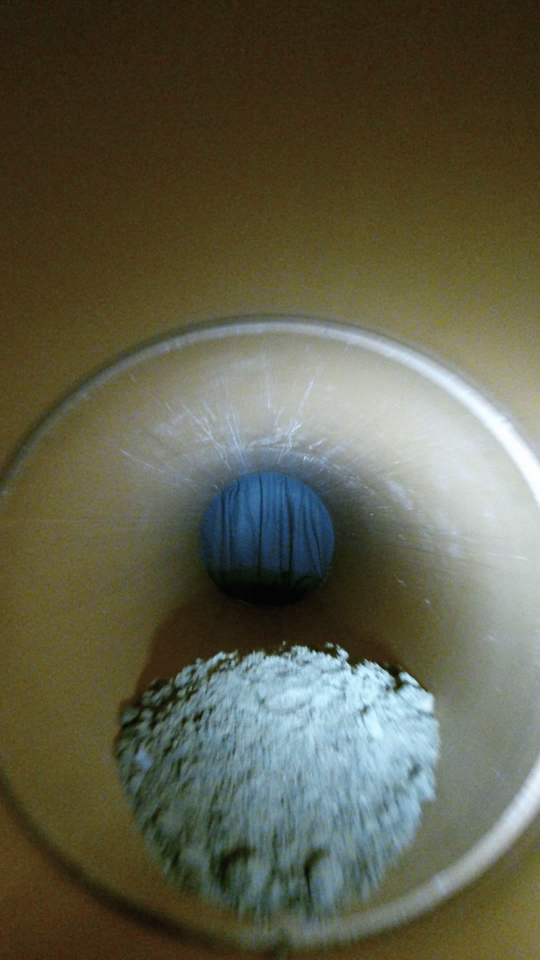
#> input picture Training/Sandtraindata/120/bgr/002_bgr_AF_1.png, 1080 x 1920 px, given in place of , which was not available (shown at 1/2 size)
$ python video_test.py
#> lines starting #> are read from the running program, lines starting #| are printed output that depends on the picture; after the words box and inside, x2 and y2 are one past the last pixel; in counts of white or black regions, pixels touching at a corner belong together; pictures that were not available may be replaced by others from this repository, and a replacement may not be noted
import cv2 as cv
from pathlib import Path
from collections import deque
import numpy as np

def close_image(inputimage, e_kernel, d_kernel):
    e_out = cv.erode(inputimage, e_kernel)
    d_out = cv.dilate(e_out, d_kernel)
    return d_out


def open_image(inputimage, e_kernel, d_kernel):
    d_out = cv.dilate(inputimage, d_kernel)
    e_out = cv.erode(d_out, e_kernel)
    return e_out


vid = cv.VideoCapture(Path.cwd().parent.as_posix()+'/materials/')

while (vid.isOpened()):
    # read frame
    ret, frame = vid.read()
#> frame is the input picture: shape (1920, 1080, 3); mean B, G, R 74.6, 93.7, 94.5
    if not ret:
        break
    gray = cv.cvtColor(frame, cv.COLOR_BGR2GRAY)
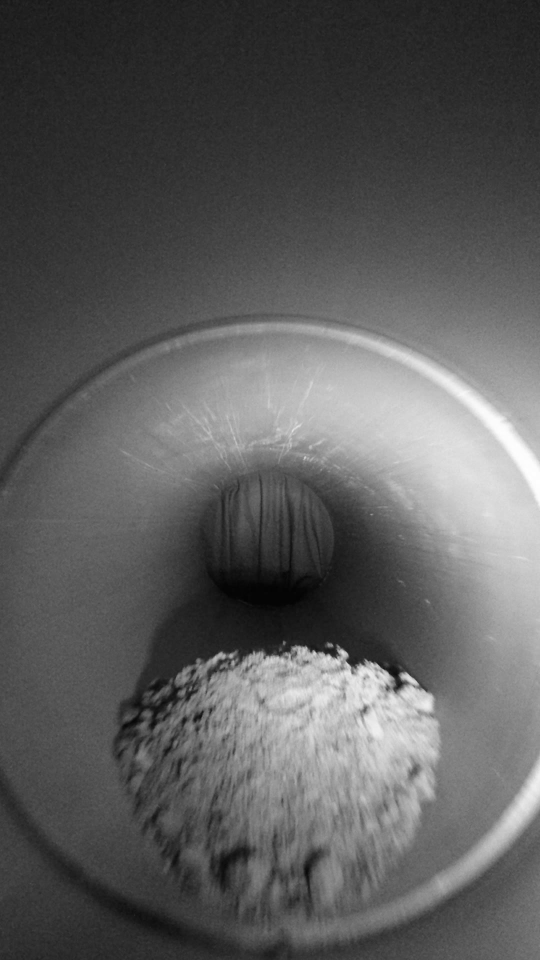
#> gray: shape (1920, 1080) (shown at 1/2 size); min 1, max 254, mean 91.7
    # subtract with reference frame
    hsvImage = cv.cvtColor(frame, cv.COLOR_BGR2HSV)
#> hsvImage: shape (1920, 1080, 3); mean H, S, V 42.1, 108.8, 102.3
    blurImage = cv.medianBlur(hsvImage, 3)
#> blurImage: shape (1920, 1080, 3); mean H, S, V 42.1, 108.7, 102.3

    upperLimit2 = np.array([60, 222, 255])
    lowerLimit2 = np.array([5, 70, 50])

    nonMask = cv.inRange(blurImage, lowerLimit2, upperLimit2)
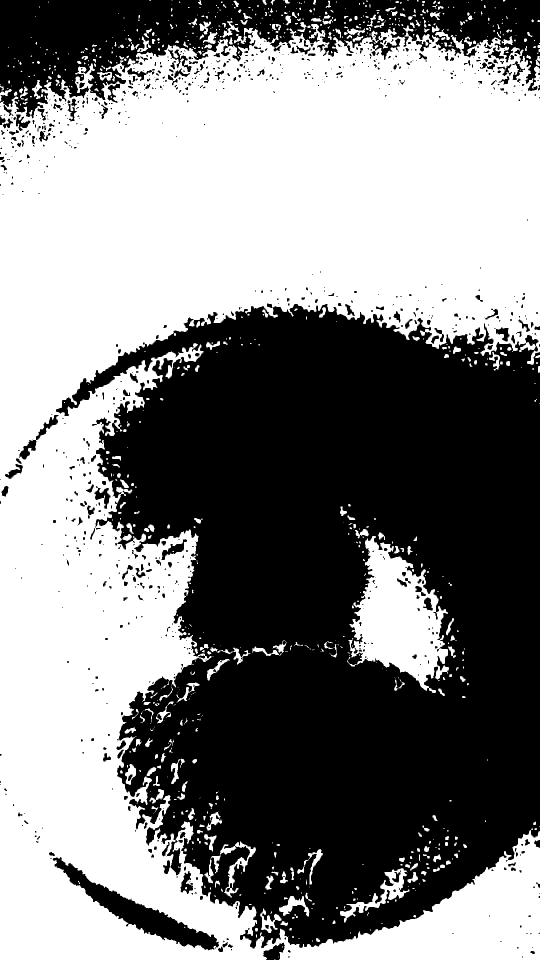
#> nonMask: shape (1920, 1080) (shown at 1/2 size); 51.6% white; 866 black regions (588 under 20 px), largest, box (x1, y1, x2, y2) and area: (112, 607, 1080, 1897) 851157, (0, 0, 1080, 237) 113407, (105, 1714, 438, 1901) 12544

    # Find stick
    upperLimit2 = np.array([180, 73, 255])
    lowerLimit2 = np.array([0, 0, 136])

    stickMask = cv.inRange(blurImage, lowerLimit2, upperLimit2)
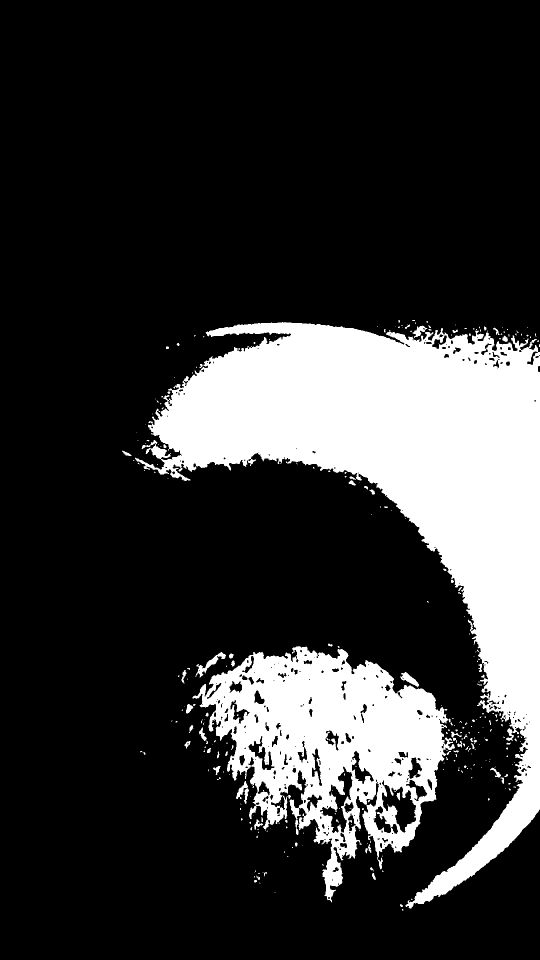
#> stickMask: shape (1920, 1080) (shown at 1/2 size); 20.6% white; 303 white regions (232 under 20 px), largest, box (x1, y1, x2, y2) and area: (270, 644, 1080, 1817) 302625, (385, 1292, 910, 1805) 118453, (391, 1304, 452, 1355) 709

    imageBin = stickMask + nonMask
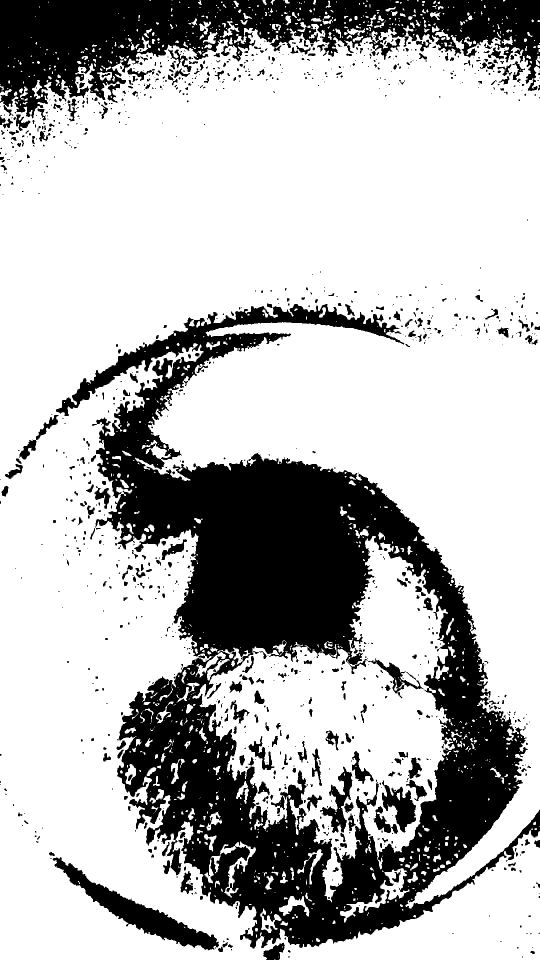
#> imageBin: shape (1920, 1080) (shown at 1/2 size); min 0, max 255, mean 184

    strucElem = cv.getStructuringElement(cv.MORPH_ELLIPSE, (25, 25))

    openImage = open_image(imageBin, strucElem, strucElem)
#> in open_image, `d_out = cv.dilate(inputimage, d_kernel)`: d_out: shape (1920, 1080); 91.8% white; 86 black regions (23 under 20 px), largest, box (x1, y1, x2, y2) and area: (251, 924, 764, 1289) 108971, (0, 0, 332, 166) 21679, (854, 1532, 1014, 1682) 10014
#> in open_image, `e_out = cv.erode(d_out, e_kernel)`: e_out: shape (1920, 1080); 84.5% white; 31 black regions, largest, box (x1, y1, x2, y2) and area: (239, 912, 947, 1301) 148706, (0, 0, 397, 178) 38954, (340, 1471, 628, 1746) 25678
    closedImage = close_image(openImage, strucElem, strucElem)
#> in close_image, `e_out = cv.erode(inputimage, e_kernel)`:
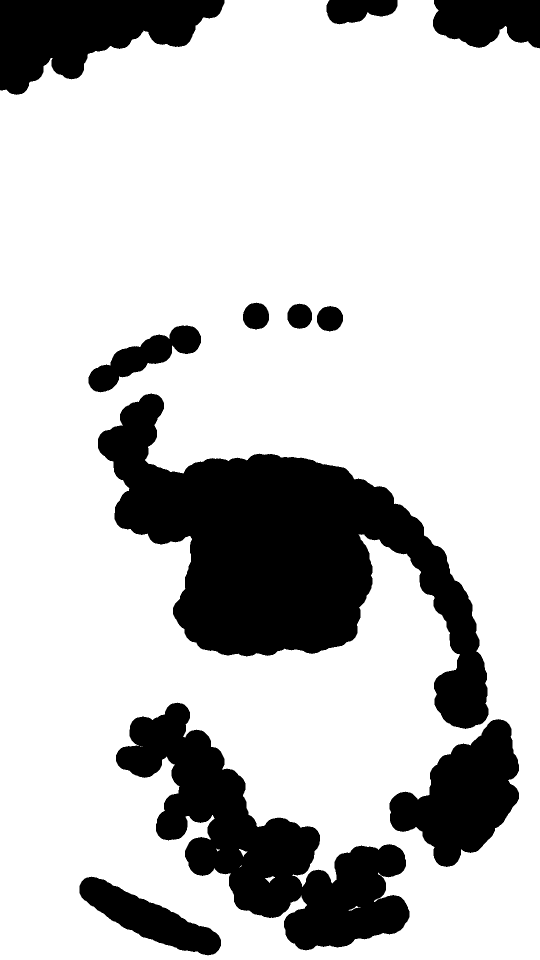
#> e_out: shape (1920, 1080) (shown at 1/2 size); 77.8% white; 11 black regions, largest, box (x1, y1, x2, y2) and area: (196, 787, 977, 1458) 204376, (232, 1405, 819, 1901) 106291, (0, 0, 449, 190) 49123
#> in close_image, `d_out = cv.dilate(e_out, d_kernel)`:
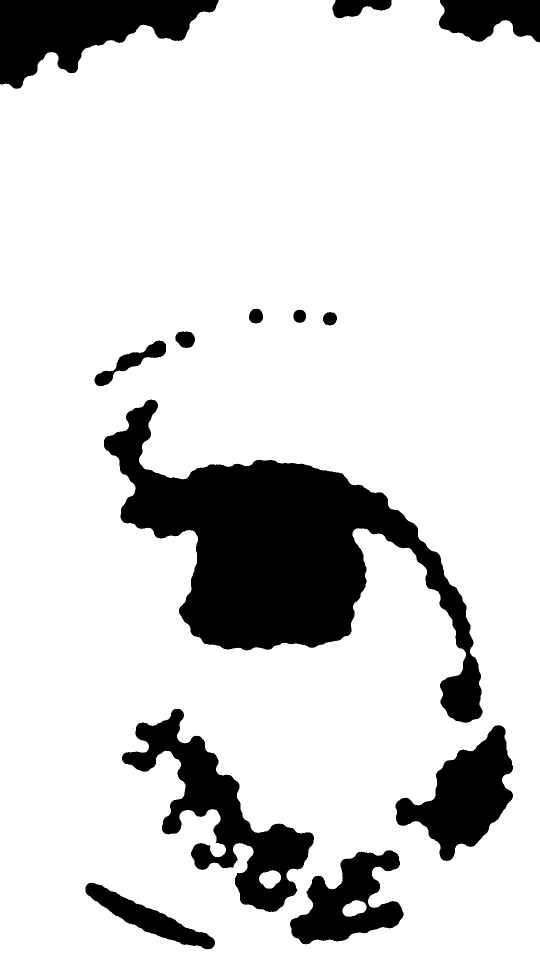
#> d_out: shape (1920, 1080) (shown at 1/2 size); 83.7% white; 13 black regions, largest, box (x1, y1, x2, y2) and area: (208, 799, 965, 1446) 165792, (244, 1417, 628, 1824) 45378, (0, 0, 437, 178) 41445
    threshImage = np.zeros(closedImage.shape, dtype=np.uint8)
    threshImage = cv.bitwise_not(closedImage)
#> threshImage: shape (1920, 1080); 16.3% white; 13 white regions

    image_copy = frame.copy()

    # detect the contours on the binary image using cv2.CHAIN_APPROX_NONE
    contours, hierarchy = cv.findContours(image=threshImage, mode=cv.RETR_TREE, method=cv.CHAIN_APPROX_NONE)
#> contours = 15 contours; largest, box (x1, y1, x2, y2) and area: (208, 799, 965, 1446) 164352, (244, 1417, 628, 1824) 45610, (0, 0, 437, 178) 40860, (791, 1450, 1026, 1722) 30220, (580, 1700, 807, 1889) 23090
    for cnt in contours:
        area = cv.contourArea(cnt)
        if area >= 15000:
            epsilon = 0.01 * cv.arcLength(cnt, True)
            approx = cv.approxPolyDP(cnt, epsilon, True)
            cv.drawContours(image_copy, [approx], 0, (0), 3)
            # Position for writing text
            x, y = approx[0][0]

            if len(approx) == 3:
                b=b
            elif len(approx) == 4:
                b = b
            elif len(approx) == 5:
                b=b
            elif 6 < len(approx) < 15:
                cv.putText(image_copy, "Ellipse", (x, y), cv.FONT_HERSHEY_COMPLEX, 1, 0, 2)
            else:
                cv.putText(image_copy, "Circle", (x, y), cv.FONT_HERSHEY_COMPLEX, 1, 0, 2)
#> this loop made 15 passes
#> (area, epsilon, x, y) on passes 2, 4, 5, 7, 15: (23090, 9.74, 795, 1709), (30219.5, 9.37, 1001, 1451), (45610.5, 21.93, 277, 1447), (164351.5, 33.5, 210, 876), (40859.5, 12.7, 0, 167)
#> area on passes 1, 3, 6, 8, 9, 10: 9885.5, 1190, 1223.5, 3344.5, 958.5, 550
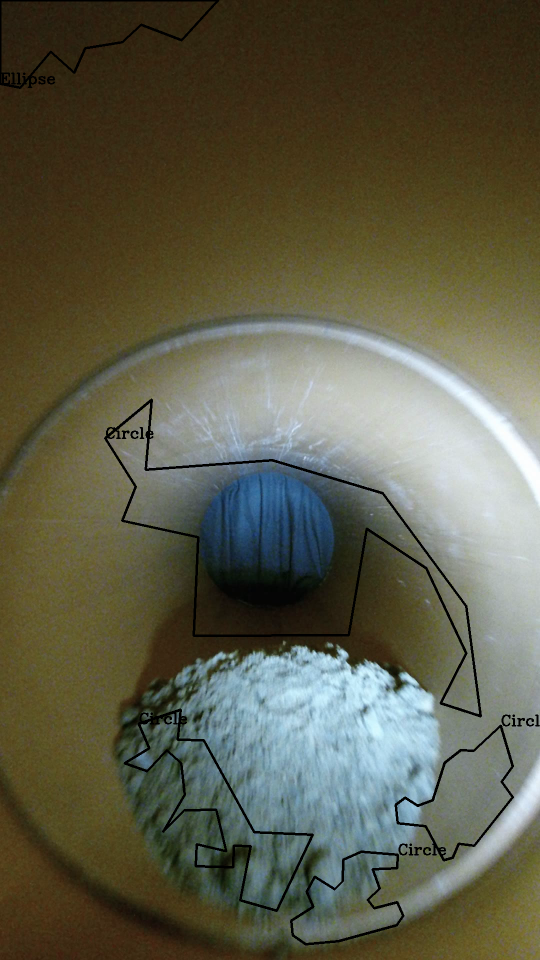
#> image_copy: shape (1920, 1080, 3) (shown at 1/2 size); 1.9% of pixels changed, all inside (x1, y1, x2, y2) = (0, 0, 1080, 1891)


    # draw contours on the original image
#> (the run stopped early here; a loop or call above may not have finished)

$ run again, on Training/Sandtraindata/120/bgr/006_bgr_AF_3.png
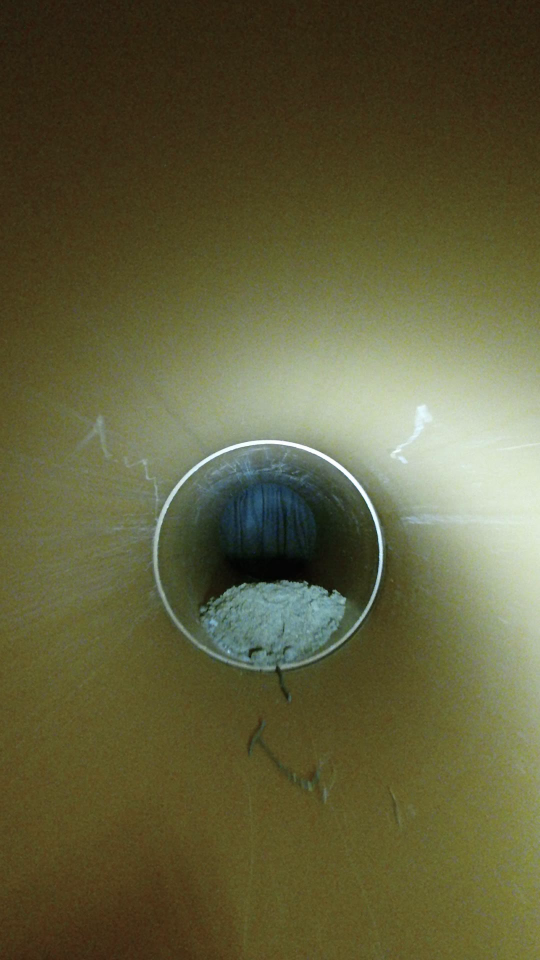
#> input picture Training/Sandtraindata/120/bgr/006_bgr_AF_3.png, 1080 x 1920 px, given in place of , which was not available (shown at 1/2 size)
#> frame is the input picture: shape (1920, 1080, 3); mean B, G, R 60, 94.2, 96.2
#> hsvImage: shape (1920, 1080, 3); mean H, S, V 31.3, 120.9, 99.7
#> blurImage: shape (1920, 1080, 3); mean H, S, V 31.3, 120.9, 99.7
#> `nonMask = cv.inRange(blurImage, lowerLimit2, upperLimit2)`:
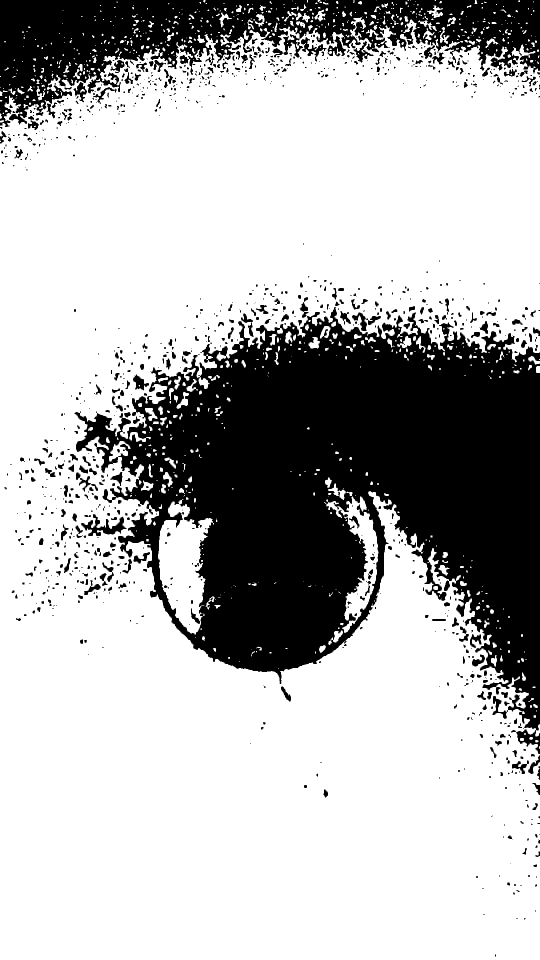
#> nonMask: shape (1920, 1080) (shown at 1/2 size); 71.8% white; 1128 black regions (707 under 20 px), largest, box (x1, y1, x2, y2) and area: (149, 614, 1080, 1508) 431848, (0, 0, 1080, 254) 114629, (162, 1028, 253, 1072) 1511
#> stickMask: shape (1920, 1080); 15.2% white; 299 white regions (199 under 20 px), largest, box (x1, y1, x2, y2) and area: (246, 619, 1080, 1560) 287684, (457, 1165, 692, 1299) 17697, (703, 620, 762, 662) 942
#> threshImage: shape (1920, 1080); 6% white; 8 white regions
#> contours = 8 contours; box (x1, y1, x2, y2) and area: (380, 895, 730, 1194) 74212, (0, 0, 479, 174) 36500, (991, 0, 1080, 91) 4668, (834, 0, 972, 45) 3327, (427, 1234, 465, 1278) 1168, (676, 0, 755, 26) 1112, (602, 1290, 630, 1319) 572, (542, 0, 570, 15) 290
#> the loop `for cnt in contours:` made 8 passes
#> (area, epsilon, x, y) on passes 3, 8: (74211.5, 13.49, 696, 957), (36499.5, 15.03, 0, 142)
#> after the loop `for cnt in contours:`:
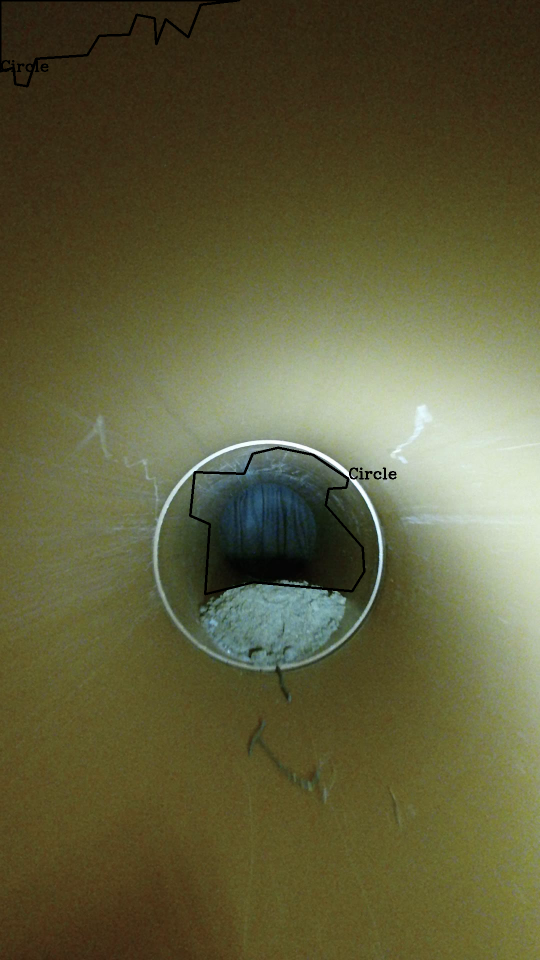
#> image_copy: shape (1920, 1080, 3) (shown at 1/2 size); 0.62% of pixels changed, all inside (x1, y1, x2, y2) = (0, 0, 793, 1191)
